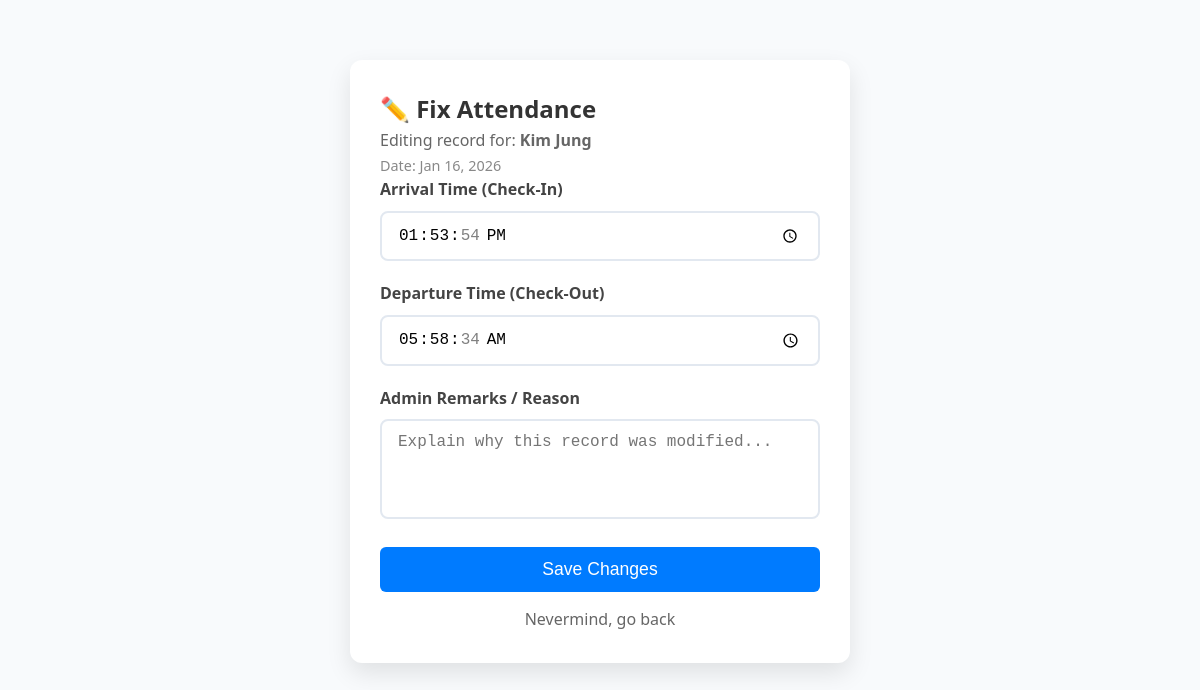
The app's page /edit-attendance.php?id=6 (signed in) with its own data.
### tables this page shows
CREATE TABLE `attendance` (
  `id` int(11) NOT NULL,
  `employee_id` int(11) NOT NULL,
  `date` date NOT NULL,
  `status` enum('present','absent','leave') NOT NULL,
  `check_in_time` time DEFAULT NULL,
  `latitude` decimal(10,8) DEFAULT NULL,
  `longitude` decimal(11,8) DEFAULT NULL,
  `check_out_time` time DEFAULT NULL,
  `notes` text DEFAULT NULL,
  `created_by` int(11) DEFAULT NULL,
  `created_at` timestamp NOT NULL DEFAULT current_timestamp()
);

CREATE TABLE `employees` (
  `id` int(11) NOT NULL,
  `user_id` int(11) DEFAULT NULL,
  `employee_id` varchar(20) NOT NULL,
  `first_name` varchar(50) NOT NULL,
  `last_name` varchar(50) NOT NULL,
  `leave_balance` int(11) DEFAULT 20,
  `email` varchar(100) NOT NULL,
  `phone` varchar(15) DEFAULT NULL,
  `department` varchar(50) NOT NULL,
  `designation` varchar(50) NOT NULL,
  `hire_date` date NOT NULL,
  `salary` decimal(10,2) DEFAULT NULL,
  `status` enum('active','inactive') DEFAULT 'active',
  `created_at` timestamp NOT NULL DEFAULT current_timestamp(),
  `updated_at` timestamp NOT NULL DEFAULT current_timestamp() ON UPDATE current_timestamp(),
  `sick_balance` int(11) DEFAULT 10,
  `casual_balance` int(11) DEFAULT 7,
  `annual_balance` int(11) DEFAULT 15,
  `maternity_balance` int(11) DEFAULT 90,
  `emergency_balance` int(11) DEFAULT 3
);

### edit-attendance.php (the view, shortened to what this page needs)
<?php
$database = new Database();
$conn = $database->getConnection();
$id = $_GET['id'] ?? null;
$stmt = $conn->prepare("SELECT a.*, e.first_name, e.last_name FROM attendance a
                        JOIN employees e ON a.employee_id = e.id WHERE a.id = ?");
$stmt->execute([$id]);
$record = $stmt->fetch(PDO::FETCH_ASSOC);
?>
<!DOCTYPE html>
<html lang="en">
<head>
    <link rel="stylesheet" href="assets/css/style.css">
</head>
<body>
<div class="edit-container">
    <h2 style="margin-top:0;">✏️ Fix Attendance</h2>
    <p style="color: #666;">Editing record for: <strong><?php echo htmlspecialchars($record['first_name'] . ' ' . $record['last_name']); ?></strong></p>
    <p style="font-size: 0.9rem; color: #888;">Date: <?php echo date('M d, Y', strtotime($record['date'])); ?></p>
    <form method="POST">
        <div class="form-group">
            <label>Arrival Time (Check-In)</label>
            <input type="time" name="check_in_time" value="<?php echo $record['check_in_time']; ?>" class="form-control" required>
        </div>
        <div class="form-group">
            <label>Departure Time (Check-Out)</label>
            <input type="time" name="check_out_time" value="<?php echo $record['check_out_time']; ?>" class="form-control">
        </div>
        <div class="form-group">
            <label>Admin Remarks / Reason</label>
            <textarea name="admin_note" class="form-control" placeholder="Explain why this record was modified..."><?php echo htmlspecialchars($record['notes'] ?? ''); ?></textarea>
        </div>
        <button type="submit" class="btn-save">Save Changes</button>
        <a href="attendance-management.php" class="cancel-link">Nevermind, go back</a>
    </form>
</div>
</body>
</html>

### assets/css/style.css (style rules this page uses)
* { margin: 0; padding: 0; box-sizing: border-box; }
body { font-family: "Segoe UI", Tahoma, Geneva, Verdana, sans-serif; line-height: 1.6; color: #333; background-color: #f8fafc; }
.form-group { margin-bottom: 20px; }
.form-group label { display: block; margin-bottom: 5px; font-weight: 500; color: #374151; }
.form-group input { width: 100%; padding: 12px 16px; border: 2px solid #e2e8f0; border-radius: 8px; font-size: 16px; transition: border-color 0.3s ease; }
.form-group select, .form-group textarea { width: 100%; padding: 12px 16px; border: 2px solid #e2e8f0; border-radius: 8px; font-size: 16px; transition: border-color 0.3s ease; }
.form-group textarea { resize: vertical; min-height: 100px; }

### edit-attendance.php (style rules this page uses)
.edit-container { max-width: 500px; margin: 60px auto; background: white; padding: 30px; border-radius: 12px; box-shadow: 0 10px 25px rgba(0,0,0,0.1); }
.form-group { margin-bottom: 20px; }
.form-group label { display: block; margin-bottom: 8px; font-weight: bold; color: #444; }
.form-control { width: 100%; padding: 12px; border: 1px solid #ddd; border-radius: 6px; font-size: 1rem; }
textarea.form-control { height: 100px; resize: none; }
.btn-save { background: #007bff; color: white; border: none; padding: 12px 25px; border-radius: 6px; cursor: pointer; width: 100%; font-size: 1.1rem; }
.cancel-link { display: block; text-align: center; margin-top: 15px; color: #666; text-decoration: none; }

### records on screen
attendance: employee.last_name "Kim Jung", date "Jan 16, 2026", check_in_time "13:53:54", check_out_time "05:58:34"
